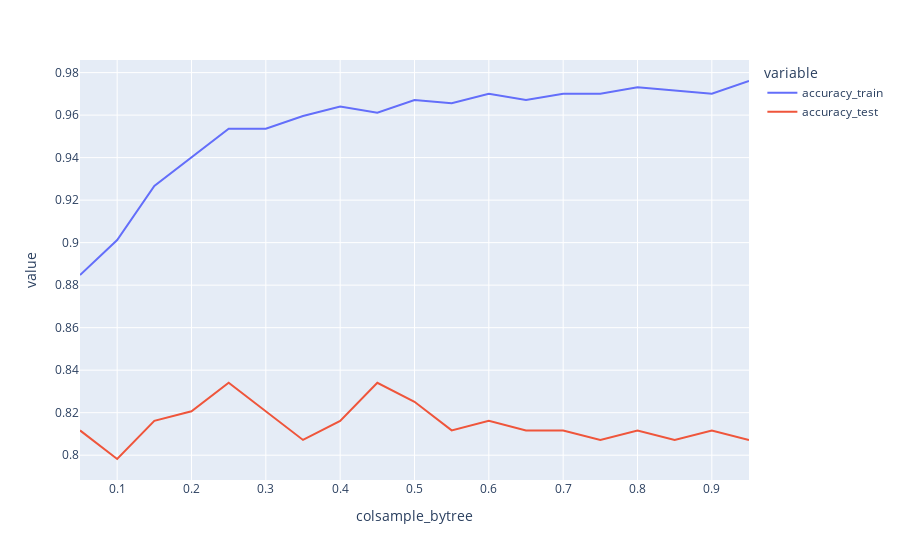

Write notebook code for a chart like this one.
### Markdown cell above
## Colsample

### Code cell
accuracy_results = []

for i in np.arange(0.05, 1, 0.05):
    model = XGBClassifier(colsample_bytree=i, random_state=42, nthread=-1)
    model.fit(X_train,y_train)
    y_pred_train = model.predict(X_train)
    y_pred_test = model.predict(X_test)
    accuracy_train = np.mean(y_pred_train == y_train)
    accuracy_test = np.mean(y_pred_test == y_test)
    accuracy_results.append({'accuracy_train': accuracy_train, 'accuracy_test': accuracy_test, 'colsample_bytree': i})

px.line(pd.DataFrame(accuracy_results).melt(id_vars='colsample_bytree'),
        x='colsample_bytree', y='value', color='variable')

### Figure 1 — Plotly figure (JSON) as saved in the notebook; plotly's stock layout.template omitted (floating-point values rounded to 4 significant figures)
{"data": [{"hovertemplate": "variable=accuracy_train<br>colsample_bytree=%{x}<br>value=%{y}<extra></extra>", "legendgroup": "accuracy_train", "line": {"color": "#636efa", "dash": "solid"}, "marker": {"symbol": "circle"}, "mode": "lines", "name": "accuracy_train", "orientation": "v", "showlegend": true, "type": "scatter", "x": [0.05, 0.1, 0.15, 0.2, 0.25, 0.3, 0.35, 0.4, 0.45, 0.5, 0.55, 0.6, 0.65, 0.7, 0.75, 0.8, 0.85, 0.9, 0.95], "xaxis": "x", "y": [0.8847, 0.9012, 0.9266, 0.9401, 0.9536, 0.9536, 0.9596, 0.9641, 0.9611, 0.9671, 0.9656, 0.9701, 0.9671, 0.9701, 0.9701, 0.9731, 0.9716, 0.9701, 0.976], "yaxis": "y"}, {"hovertemplate": "variable=accuracy_test<br>colsample_bytree=%{x}<br>value=%{y}<extra></extra>", "legendgroup": "accuracy_test", "line": {"color": "#EF553B", "dash": "solid"}, "marker": {"symbol": "circle"}, "mode": "lines", "name": "accuracy_test", "orientation": "v", "showlegend": true, "type": "scatter", "x": [0.05, 0.1, 0.15, 0.2, 0.25, 0.3, 0.35, 0.4, 0.45, 0.5, 0.55, 0.6, 0.65, 0.7, 0.75, 0.8, 0.85, 0.9, 0.95], "xaxis": "x", "y": [0.8117, 0.7982, 0.8161, 0.8206, 0.8341, 0.8206, 0.8072, 0.8161, 0.8341, 0.8251, 0.8117, 0.8161, 0.8117, 0.8117, 0.8072, 0.8117, 0.8072, 0.8117, 0.8072], "yaxis": "y"}], "layout": {"legend": {"title": {"text": "variable"}, "tracegroupgap": 0}, "margin": {"t": 60}, "xaxis": {"anchor": "y", "domain": [0, 1], "title": {"text": "colsample_bytree"}}, "yaxis": {"anchor": "x", "domain": [0, 1], "title": {"text": "value"}}}}
